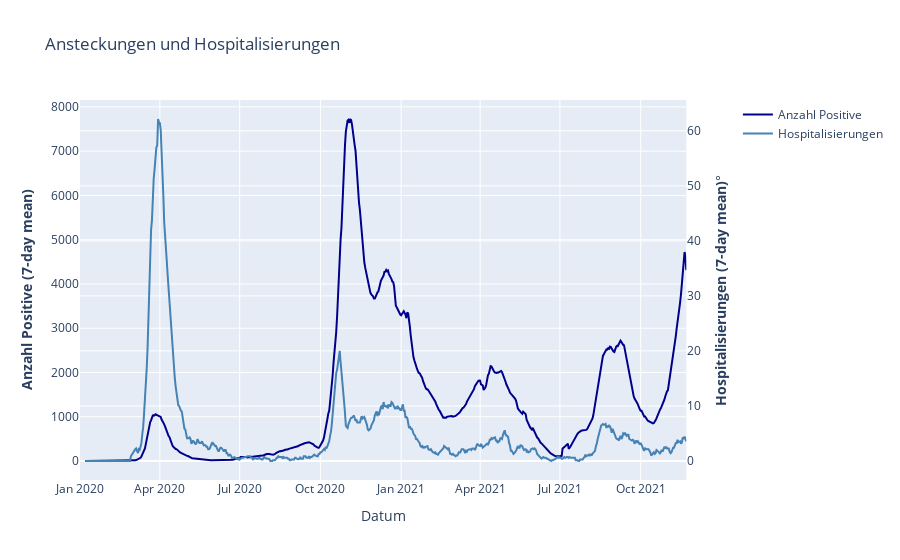

Notebook cell for this chart:
### Markdown cell above
# Cases vs Hospitalizations: Switzerland

### Code cell
import seaborn as sn
import plotly as py
import plotly.express as px
import numpy as np
import matplotlib.pyplot as plt
import plotly.graph_objects as go
import glob
import os
from plotly.subplots import make_subplots

dfSwitzerland = df[['daily_conf', 'new_hosp']].groupby(df['date']).sum().rolling(window=7).mean().reset_index()

# dfSwitzerland = df.groupby(['date', as_index=False)]).agg('sum')

dfSwitzerland

# Create figure with secondary y-axis
fig = make_subplots(specs=[[{"secondary_y": True}]])

fig.add_trace(
    go.Scatter(
    x = dfSwitzerland['date'],
    y = dfSwitzerland['daily_conf'],
    mode = 'lines',
    marker = dict(color = '#00008B'),
    name = 'Anzahl Positive'
),
    secondary_y=False,
)

fig.add_trace(
    go.Scatter(
    x = dfSwitzerland['date'],
    y = dfSwitzerland['new_hosp'],
    mode = 'lines',
    marker = dict(color = '#4682B4'),
    name = 'Hospitalisierungen'
),
    secondary_y=True,
)

# Add figure title
fig.update_layout(
    title_text=  "Ansteckungen und Hospitalisierungen"
)

# Set x-axis title
fig.update_xaxes(title_text="Datum")

# Set y-axes titles
fig.update_yaxes(title_text="<b>Anzahl Positive (7-day mean)</b>", secondary_y=False)
fig.update_yaxes(title_text="<b>Hospitalisierungen (7-day mean)</b>°", secondary_y=True)

fig.show()

### Figure 1 — Plotly figure (JSON) as saved in the notebook; plotly's stock layout.template omitted (floating-point values rounded to 4 significant figures; data arrays with more than 128 entries replaced by an {"elided": "..."} marker saying what was removed)
{"data": [{"marker": {"color": "#00008B"}, "mode": "lines", "name": "Anzahl Positive", "type": "scatter", "x": {"elided": "692 str values"}, "xaxis": "x", "y": {"elided": "692 float values"}, "yaxis": "y"}, {"marker": {"color": "#4682B4"}, "mode": "lines", "name": "Hospitalisierungen", "type": "scatter", "x": {"elided": "692 str values"}, "xaxis": "x", "y": {"elided": "692 float values"}, "yaxis": "y2"}], "layout": {"title": {"text": "Ansteckungen und Hospitalisierungen"}, "xaxis": {"anchor": "y", "domain": [0, 0.94], "title": {"text": "Datum"}}, "yaxis": {"anchor": "x", "domain": [0, 1], "title": {"text": "<b>Anzahl Positive (7-day mean)</b>"}}, "yaxis2": {"anchor": "x", "overlaying": "y", "side": "right", "title": {"text": "<b>Hospitalisierungen (7-day mean)</b>°"}}}}
